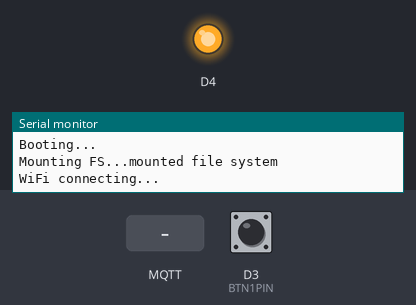
Recording of a program running on a simulated ESP8266 (Wemos D1 mini). Shown: output pins drawn as LEDs (lit = HIGH, except the on-board LED, lit = LOW), the last lines printed to the serial monitor. The inputs (shaded band) are chosen by the test bench; at power-on: D3 (BTN1PIN) HIGH. WiFi joins after 1.5 s; servers stay silent unless stated; storage starts empty; no MQTT or app messages arrive unless stated.

Above: at 0.1 s.
At 2.7 s:
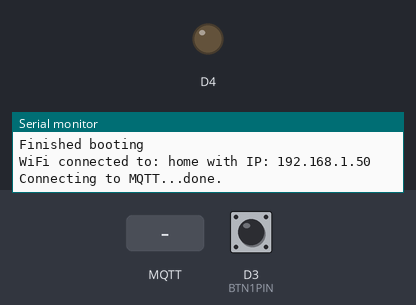
2.8 s: D3 (BTN1PIN) pulled LOW for 0.15 s
4.9 s: MQTT message "myesp8266" arrives on the first subscribed topic
6.4 s: D3 (BTN1PIN) pulled LOW for 1 s
8.9 s: MQTT message "5" arrives on the first subscribed topic
10.4 s: MQTT message "on" arrives on the first subscribed topic
11.9 s: D3 (BTN1PIN) pulsed LOW 2 times (0.12 s each, 0.3 s apart)
Timing chart, 0 to 14.9 s (numbered marks = the images above; inputs shaded):
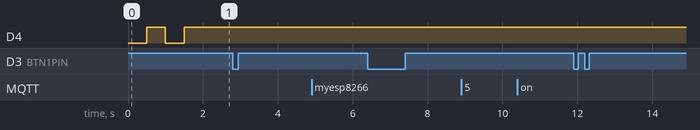

The program:

main.cpp
```cpp
#include <Arduino.h>
#include <FS.h>
#include <ESP8266WiFi.h>
#include <ArduinoJson.h>
#include <ArduinoOTA.h>
#include <PubSubClient.h>
#include <DNSServer.h>
#include <ESP8266mDNS.h>
#include <WiFiUdp.h>
#include <ESP8266WebServer.h>
#include <WiFiManager.h>
#include <OneButton.h>
#include <Ticker.h>


/* ***************************************************** */
/* MQTT Settings */
char mqtt_server[40] = "casabril.local";
char mqtt_port[6] = "1883";
char mqtt_topic[40] = "/bedroom/bedButton";
#define BUFFER_SIZE 100
#define CLIENT_ID "client-cf3fff"

/* Button settings */
#define BTN1PIN D3
OneButton btn1(BTN1PIN, true);

WiFiClient wificlient;
PubSubClient client(wificlient);
Ticker ticker;
/* ***************************************************** */

//flag for saving data
bool shouldSaveConfig = false;

void statusLed() {
  //toggle state
  int state = digitalRead(BUILTIN_LED);  // get the current state of GPIO1 pin
  digitalWrite(BUILTIN_LED, !state);     // set pin to the opposite state
}
// ----- button 1 callback functions
// This function will be called when the button1 was pressed 1 time (and no 2. button press followed).
void click1() {
  Serial.println("Button 1 click.");
  client.publish(mqtt_topic, "CLICK");
}
// This function will be called when the button1 was pressed 2 times in a short timeframe.
void doubleclick1() {
  Serial.println("Button 1 doubleclick.");
  client.publish(mqtt_topic, "DOUBLE_CLICK");
} // doubleclick1
// This function will be called, when the button1 is pressed for a long time.
void longPress1() {
  Serial.println("Button 1 longPress...");
  client.publish(mqtt_topic, "LONG");
} // longPress1

//callback notifying us of the need to save config
void saveConfigCallback () {
  Serial.println("Should save config");
  shouldSaveConfig = true;
}

//MQTT callback to process messages
void mqttCallback(char* topic, byte* payload, unsigned int length) {
  Serial.print("Message arrived [");
  Serial.print(topic);
  Serial.print("] ");
  for (int i = 0; i < length; i++) {
    Serial.print((char)payload[i]);
  }
    Serial.println();
}

void saveConfig(){
  Serial.print("Mounting FS...");
  if (SPIFFS.begin()) {
    Serial.println("mounted file system");
    Serial.println("saving config...");
    DynamicJsonBuffer jsonBuffer;
    JsonObject& json = jsonBuffer.createObject();
    json["mqtt_server"] = mqtt_server;
    json["mqtt_port"] = mqtt_port;
    json["mqtt_topic"] = mqtt_topic;

    File configFile = SPIFFS.open("/config.json", "w");
    if (!configFile) {
      Serial.println("failed to open config file for writing");
    }
    json.printTo(Serial);
    json.printTo(configFile);
    configFile.close();
    Serial.println("done.\nRebooting....");
    //end save
    delay(500);
    //reset in tot normal mode
    ESP.reset();
    delay(5000);
  } else {
    Serial.println("failed to mount FS");
  }
}

void loadConfig() {
  //read configuration from FS json
  Serial.print("Mounting FS...");
  if (SPIFFS.begin()) {
    Serial.println("mounted file system");
    if (SPIFFS.exists("/config.json")) {
      //file exists, reading and loading
      Serial.print("Reading config file...");
      File configFile = SPIFFS.open("/config.json", "r");
      if (configFile) {
        Serial.println("opened config file:");
        size_t size = configFile.size();
        // Allocate a buffer to store contents of the file.
        std::unique_ptr<char[]> buf(new char[size]);

        configFile.readBytes(buf.get(), size);
        DynamicJsonBuffer jsonBuffer;
        JsonObject& json = jsonBuffer.parseObject(buf.get());
        json.printTo(Serial);
        if (json.success()) {
          strcpy(mqtt_server, json["mqttServer"]);
          strcpy(mqtt_port, json["mqttPort"]);
          strcpy(mqtt_topic, json["mqttTopic"]);
        }
        Serial.println();
      } else {
        Serial.println("failed to load json config");
      }
    }
    //Unmount the file system
    SPIFFS.end();
  } else {
    Serial.println("failed to mount FS");
  }
}

//gets called when WiFiManager enters configuration mode
void configModeCallback (WiFiManager *myWiFiManager) {
  Serial.println("Entered WiFi config mode.");
  Serial.printf("Connect to SSID: %s and go to IP: %s\n", myWiFiManager->getConfigPortalSSID().c_str(), WiFi.softAPIP().toString().c_str());
  //entered config mode, make led toggle faster
  ticker.attach(0.2, statusLed);
}

//Setup
void setup() {
  Serial.begin(115200);
  //Serial.setDebugOutput(true);
  Serial.println("Booting...");
  //Setup status led
  pinMode(BUILTIN_LED, OUTPUT);
  ticker.attach(0.5, statusLed);
  //clean FS, for testing
  //SPIFFS.format();
  //Load config form SPIFFS
  loadConfig();

  //Start the Wifi Connection
  Serial.println("WiFi connecting...");
  WiFiManager wifiManager;
  //Reset wifi settings for testing
  //wifiManager.resetSettings();
  //set callback that gets called when connecting to previous WiFi fails, and enters Access Point mode
  wifiManager.setAPCallback(configModeCallback);
  wifiManager.setDebugOutput(false);
  if (!wifiManager.autoConnect()) {
    Serial.println("Connection Failed! Rebooting...");
    delay(5000);
    ESP.restart();
  }
  Serial.println("Proceeding...");

  // Port defaults to 8266
  // ArduinoOTA.setPort(8266);

  // Hostname defaults to esp8266-[ChipID]
  // ArduinoOTA.setHostname("myesp8266");

  // No authentication by default
  // ArduinoOTA.setPassword((const char *)"123");

  ArduinoOTA.onStart([]() {
    Serial.println("Starting OTA upload.....");
    ticker.attach(0.2, statusLed);
  });
  ArduinoOTA.onEnd([]() {
    Serial.println("\nOTA upload done.\nRebooting...");
    ticker.detach();
    digitalWrite(BUILTIN_LED, HIGH);
  });
  ArduinoOTA.onProgress([](unsigned int progress, unsigned int total) {
    Serial.printf("Progress: %u%%\r", (progress / (total / 100)));
  });
  ArduinoOTA.onError([](ota_error_t error) {
    Serial.printf("Error[%u]: ", error);
    if      (error == OTA_AUTH_ERROR   ) Serial.println("Auth Failed");
    else if (error == OTA_BEGIN_ERROR  ) Serial.println("Begin Failed");
    else if (error == OTA_CONNECT_ERROR) Serial.println("Connect Failed");
    else if (error == OTA_RECEIVE_ERROR) Serial.println("Receive Failed");
    else if (error == OTA_END_ERROR    ) Serial.println("End Failed");
  });
  ArduinoOTA.begin();
  // link the button 1 functions.
  btn1.attachClick(click1);
  btn1.attachDoubleClick(doubleclick1);
  btn1.attachLongPressStop(longPress1);
  //Done
  Serial.println("---------------\nFinished booting");
  Serial.printf("WiFi connected to: %s with IP: %s\n", WiFi.SSID().c_str(), WiFi.localIP().toString().c_str());
  //change status LED
  ticker.detach();
  //digitalWrite(BUILTIN_LED, LOW);
  analogWrite(BUILTIN_LED, 1000);
}

/**
 * Main
 */
void loop() {
  ArduinoOTA.handle();

  if (WiFi.status() == WL_CONNECTED) {
    if (!client.connected()) {
      Serial.print("Connecting to MQTT...");
      client.setServer(mqtt_server, atoi(mqtt_port));
      if (client.connect(CLIENT_ID)) {
        client.setCallback(mqttCallback);
        client.subscribe(mqtt_topic);
        Serial.println("done.");
      } else {
        Serial.println("failed!!!");
      }
    }
  }

  if (client.connected())
    client.loop();
  // keep watching the push button:
  btn1.tick();
}
```
